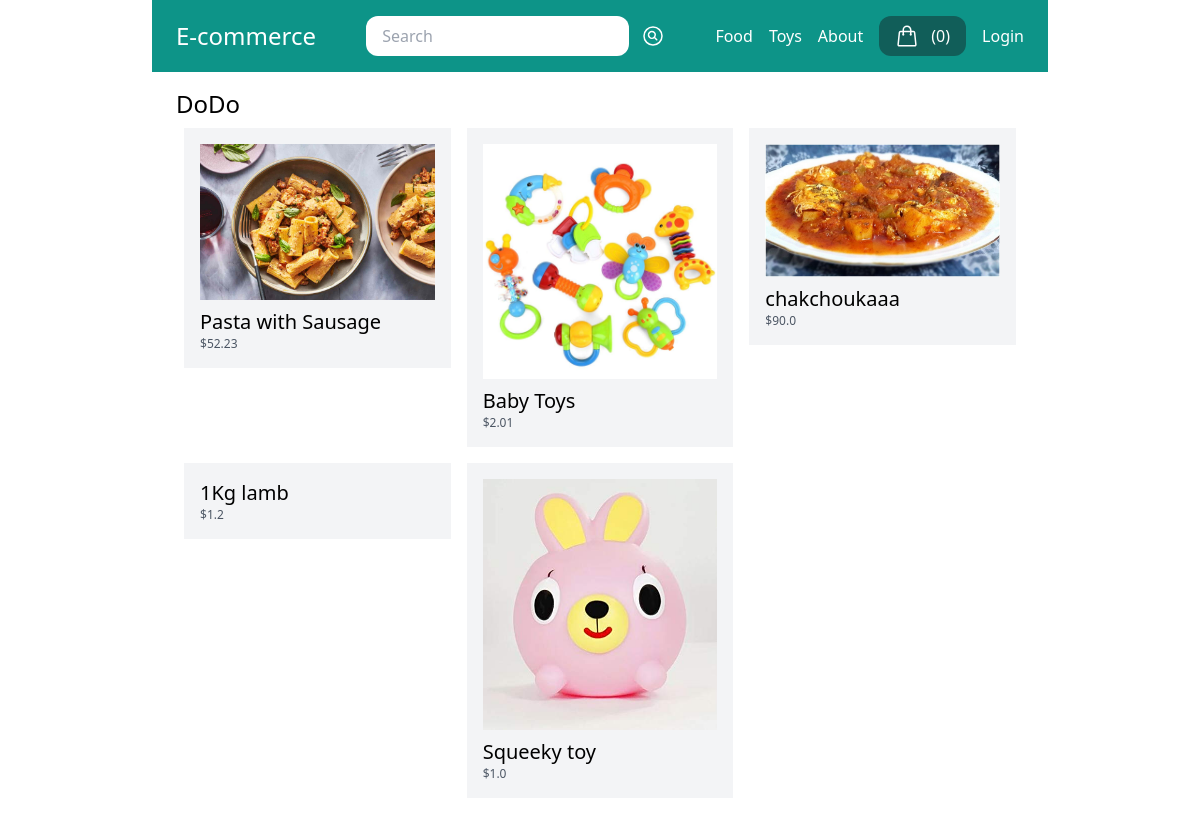
/vendors/1/, run on the app's committed database.
### store/models.py (models this page shows, shortened)
class Category(models.Model):
    title = models.CharField(max_length=50)
    slug = models.SlugField(max_length=50)
    class Meta:
        verbose_name_plural = "Categories"

class Product(models.Model):
    DRAFT = "draft"
    WAITING_APPROVAL = "waitingapproval"
    ACTIVE = "active"
    DELETED = "deleted"
    STATUS_CHOICES = (
        (DRAFT, "Draft"),
        (WAITING_APPROVAL, "Waiting Approval"),
        (ACTIVE, "Active"),
        (DELETED, "Deleted"),
    )
    user = models.ForeignKey(User, related_name="products", on_delete=models.CASCADE)
    category = models.ForeignKey(
        Category, related_name="products", on_delete=models.CASCADE
    )
    title = models.CharField(max_length=50)
    slug = models.SlugField(max_length=50)
    description = models.TextField(blank=True)
    price = models.IntegerField()
    image = models.ImageField(
        upload_to="uploads/product_images",
        blank=True,
        null=True,
    )
    thumbnail = models.ImageField(
        upload_to="uploads/product_images/thumbnail",
        blank=True,
        null=True,
    )
    created_at = models.DateTimeField(auto_now_add=True)
    updated_at = models.DateTimeField(auto_now=True)
    status = models.CharField(max_length=50, choices=STATUS_CHOICES, default=ACTIVE)
    class Meta:
        ordering = ("-created_at",)
    def get_display_price(self):
        return self.price / 100

### userprofile/views.py (the view)
# urls.py: path("vendors/<int:pk>/", views.vendor_detail, name="vendor_detail"),
def vendor_detail(request, pk):
    user = User.objects.get(pk=pk)
    products = user.products.filter(status=Product.ACTIVE)
    return render(
        request,
        "userprofile/vendor_detail.html",
        {
            "user": user,
            "products": products,
        },
    )

### store/cart.py (called while the page is built)
    def __len__(self):
        return sum(item["quantity"] for item in self.cart.values())

### store/context_processors.py (called while the page is built)
def cart(request):
    return {
        "cart": Cart(request),
    }

### store/templatetags/menu.py (called while the page is built)
@register.inclusion_tag("core/menu.html")
def menu():
    categories = Category.objects.all()
    return {'categories': categories}

### userprofile/templates/userprofile/vendor_detail.html (shortened to what this page needs)
{% extends 'core/base.html' %}
{% block content %}
  <h1 class="text-2xl">{% firstof user.get_full_name user.username %}</h1>
  <div class="flex flex-wrap">
    {% for product in products %}
      <div class="product w-1/3 p-2">
        <div class="p-4 bg-gray-100">
          <a href="{% url 'product_detail' product.category.slug product.slug %} ">
            {% if product.image %}
              <div class="image mb-2">
                <img src="{{ product.image.url }}" alt="Image of {{ product.title }}" />
              </div>
            {% endif %}
            <h2 class="text-xl">{{ product.title }}</h2>
            <p class="text-xs text-gray-600">${{ product.get_display_price }}</p>
          </a>
        </div>
      </div>
    {% endfor %}
  </div>
{% endblock %}

### core/templates/core/menu.html
{% for category in categories %}
  <a href=" {% url 'category_detail' category.slug %} " class="text-white">{{ category.title }}</a>
{% endfor %}
<a href=" {% url 'about' %} " class="text-white">About</a>

### data on the page
Category: title "Food"
Category: title "Toys"
Product: image (picture), title "Pasta with Sausage", get_display_price "52.23"
Product: image (picture), title "Baby Toys", get_display_price "2.01"
Product: image (picture), title "chakchoukaaa", get_display_price "90.0"
Product: title "1Kg lamb", get_display_price "1.2"
Product: image (picture), title "Squeeky toy", get_display_price "1.0"

### other printed values
{{ cart|length }} "0"
